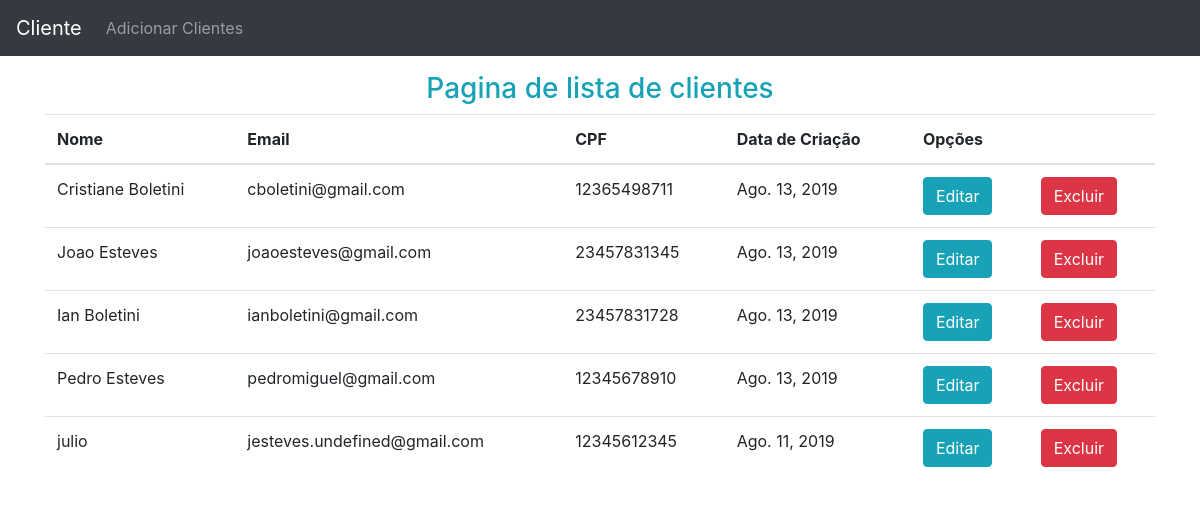
The page / on the database its author committed.
### clientes/models.py (models this page shows, shortened)
class Cliente(models.Model):
    nome = models.CharField(max_length=250)
    email = models.EmailField()
    cpf = models.CharField(max_length=14, unique=True)
    data_criacao = models.DateField(auto_now_add=True)

### clientes/views.py (the view)
# urls.py: path('', lista_cliente, name='list_cliente'),
def lista_cliente(request):
    cliente = Cliente.objects.all().order_by('-id')
    return render(request, 'clientes/cliente.html', {'cliente':cliente})

### clientes/templates/clientes/cliente.html
{% extends 'base.html' %}
{% block content %}
<div class="container container-fluid">
    <div class="text-center">
    <h3 class="text-info">Pagina de lista de clientes</h>
    </div>
    <table class="table table-head">
        <thead>
            <tr>
                <th>Nome</th>
                <th>Email</th>
                <th>CPF</th>
                <th>Data de Criação</th>
                <th>Opções</th>
                <th></th>
            </tr>
        </thead>
        <tbody>
            {%for clientes in cliente%}
            <tr>
                <td>{{clientes.nome}}</td>
                <td>{{clientes.email}}</td>
                <td>{{clientes.cpf}}</td>
                <td>{{clientes.data_criacao}}</td>
                <td><a href="#" class="btn btn-info">Editar</a></td>
                <td><a href="#" class="btn btn-danger">Excluir</a></td>
            </tr>
            {% endfor %}
        </tbody>
    </table>
</div>
{% endblock %}

### templates/base.html (shortened to what this page needs)
{% load static %}
<!DOCTYPE html>
<html lang="pt-br">
<head>
    <link rel="stylesheet" href="{% static 'css/bootstrap.min.css'%}">
</head>
<body>
    <nav class="navbar navbar-expand-sm navbar-dark bg-dark mb-3">
        <a class="navbar-brand text-white ">Cliente</a>
        <ul class="navbar-nav">
            <li class="nav-item">
                <a class="nav-link">Adicionar Clientes</a>
            </li>
        </ul>
    </nav>
    {% block content %}
    {% endblock content %}
</body>
</html>

### rows shown on the page
Cliente: nome "Cristiane Boletini", email "cboletini@gmail.com", cpf "12365498711", data_criacao "Ago. 13, 2019"
Cliente: nome "Joao Esteves", email "joaoesteves@gmail.com", cpf "23457831345", data_criacao "Ago. 13, 2019"
Cliente: nome "Ian Boletini", email "ianboletini@gmail.com", cpf "23457831728", data_criacao "Ago. 13, 2019"
Cliente: nome "Pedro Esteves", email "pedromiguel@gmail.com", cpf "12345678910", data_criacao "Ago. 13, 2019"
Cliente: nome "julio", email "jesteves.undefined@gmail.com", cpf "12345612345", data_criacao "Ago. 11, 2019"
